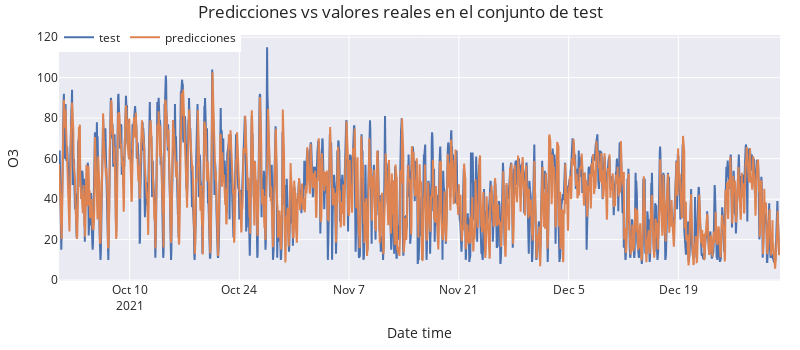

Notebook code for this chart:
### Code cell
# Plotting predictions vs real values in the test set
# ==============================================================================
fig = go.Figure()
trace1 = go.Scatter(x=data_test.index, y=data_test['o3'], name="test", mode="lines")
trace2 = go.Scatter(x=predictions.index, y=predictions['o3'], name="predictions", mode="lines")
fig.add_trace(trace1)
fig.add_trace(trace2)
fig.update_layout(
    title="Prediction vs real values in the test set",
    xaxis_title="Date time",
    yaxis_title="O3",
    width=800,
    height=350,
    margin=dict(l=20, r=20, t=35, b=20),
    legend=dict(
        orientation="h",
        yanchor="top",
        y=1.05,
        xanchor="left",
        x=0
    )
)
fig.show()

### Figure 1 — Plotly figure (JSON) as saved in the notebook; plotly's stock layout.template omitted (floating-point values rounded to 4 significant figures; data arrays with more than 128 entries replaced by an {"elided": "..."} marker saying what was removed)
{"data": [{"mode": "lines", "name": "test", "type": "scatter", "x": {"elided": "2208 str values"}, "y": {"elided": "2208 float values"}}, {"mode": "lines", "name": "predicciones", "type": "scatter", "x": {"elided": "2208 str values"}, "y": {"elided": "2208 float values"}}], "layout": {"height": 350, "legend": {"orientation": "h", "x": 0, "xanchor": "left", "y": 1.05, "yanchor": "top"}, "margin": {"b": 20, "l": 20, "r": 20, "t": 35}, "title": {"text": "Predicciones vs valores reales en el conjunto de test"}, "width": 800, "xaxis": {"title": {"text": "Date time"}}, "yaxis": {"title": {"text": "O3"}}}}
